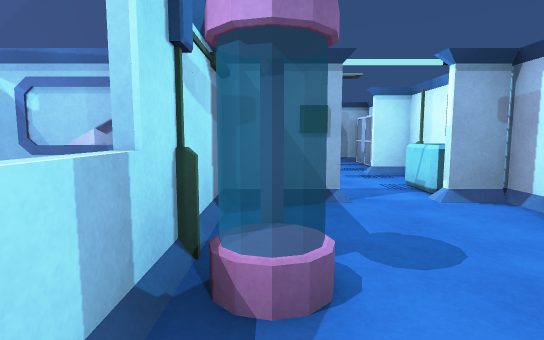
[1] (above)

16 first-person views from a walk through a Unity game level. The camera is 1.2 m above the floor, tilts 6° down and sees 80° across. The floor is counted in squares, 1 m on a side. Each view is taken from the middle of a square. On the plan, view 1 faces up. The plan holds only what a view shows up to about 14 squares ahead; the rest is blank. The place goes on beyond the plan. Some animated figures are left out. Door leaves are left out, so doorways stand open.

[2]
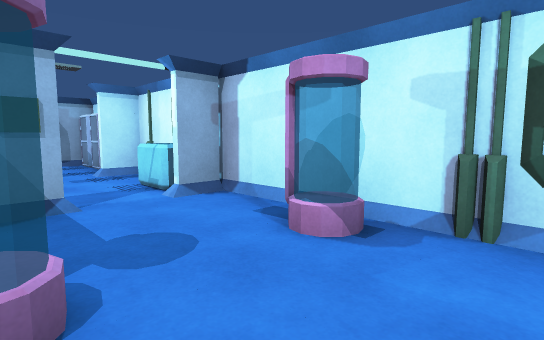

[3]
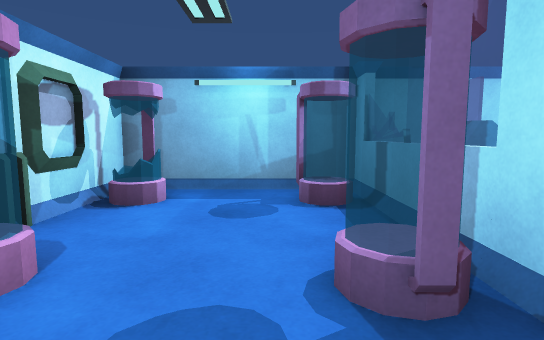

[4]
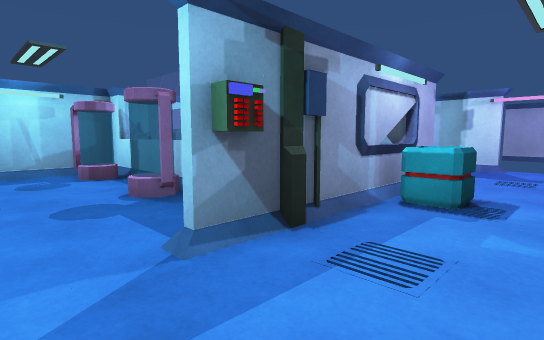

[5]
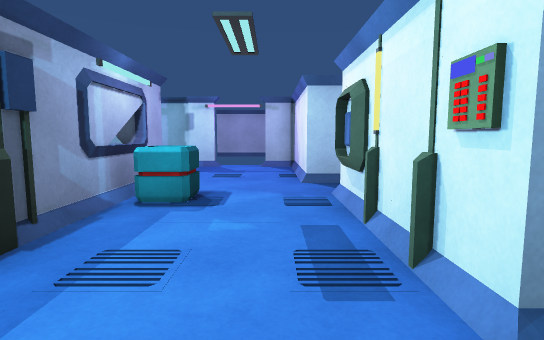

[6]
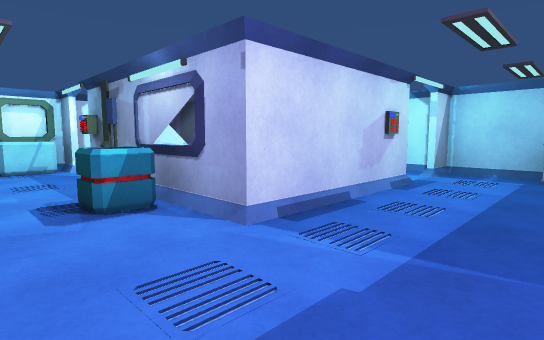

[7]
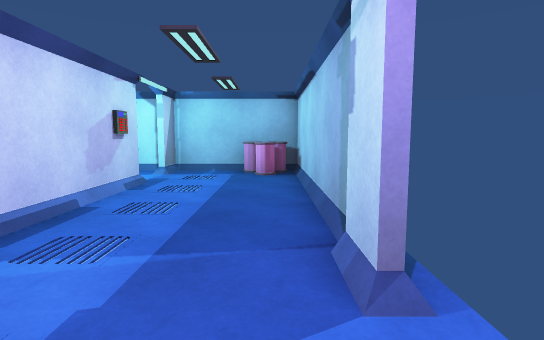

[8]
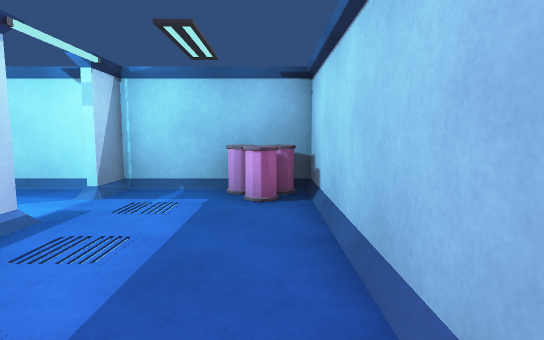

[9]
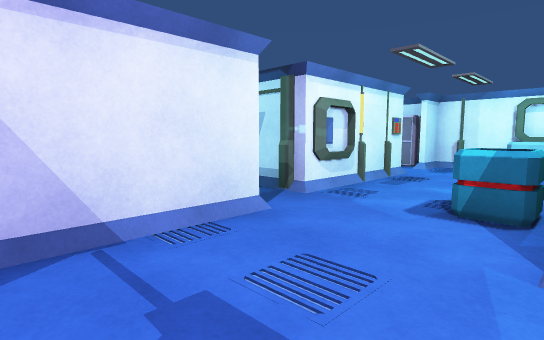

[10]
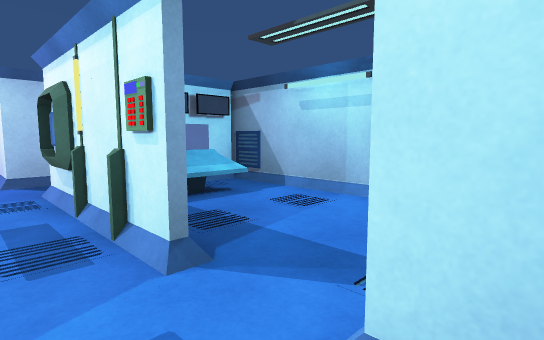

[11]
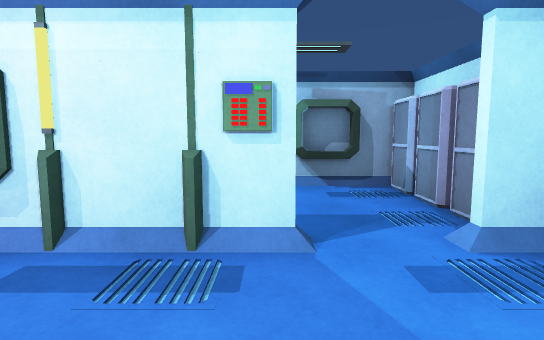

[12]
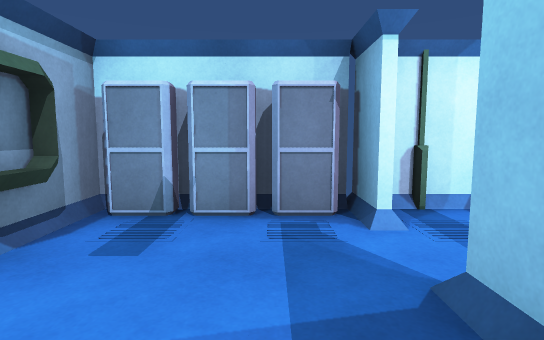

[13]
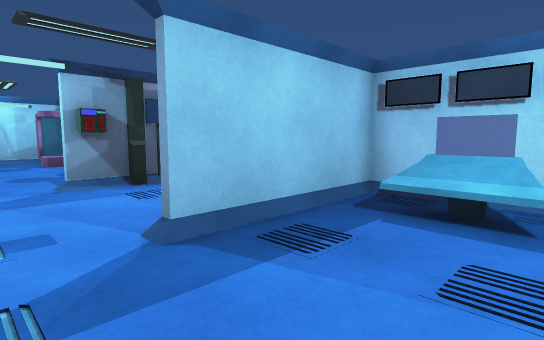

[14]
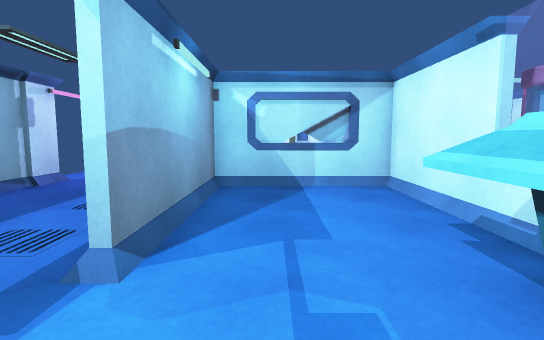

[15]
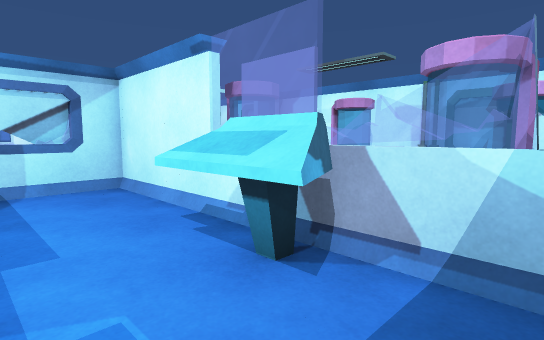

[16]
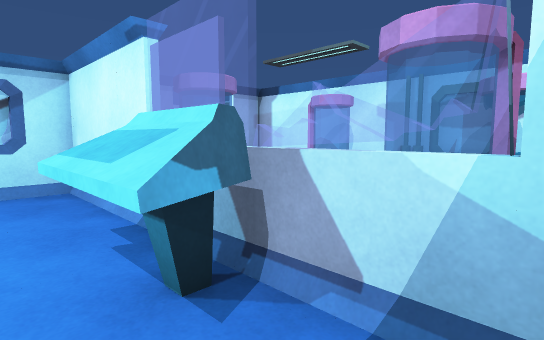

### Floor plan
Points are (right, up) in squares from view 1. A wall is a line through its corners. A room is listed if a view was taken in it or the views show most of it. See-through windows are left out.
Room 1 (views 1, 2, 3)
walls: (1.4, 5.9) (-1, 5.9); (4.4, 5.9) (3.1, 5.9); (-0.9, 6.2) (-0.9, -2.4) (4.4, -2.4) (4.4, 6)
low walls: (4.2, -0.5) (4.2, 0.2)
ways out: open door at (2.5, 6) to room 2
objects: other object (0, -1); other object (0, 2) to (0, 3); other object (3, -1); other object (3, 3) to (4, 3)
Room 2 (views 4, 5, 6, 7, 8, 9, 10, 11)
walls: (-4.7, 6.1) (-4.4, 6.1); (-4.4, 5.9) (-3, 5.9); (-9.9, 6.9) (-9.9, -2.4) (-5.6, -2.4) (-5.6, -1.1); (-5.6, 0.6) (-5.6, 6.1) (1.4, 6.1); (-5.4, 11) (-5.4, 9.9) (-9.9, 9.9) (-9.9, 8.8); (0.5, 6.4) (1, 6.4); (1.4, 10.4) (-3.6, 10.4); (3.1, 6.1) (4.2, 6.1); (4.4, 6) (4.4, 10.4) (3.1, 10.4)
low walls: (-9.7, 6.9) (-9.7, 5.8)
ways out: open door at (2.5, 6) to room 1; open door at (2.5, 10.5) to room 3; open door at (-5.5, -0.5) to room 4; open door at (-10, 7.5)
objects: other object (-9, -2); other object (-9, -1); other object (-8, -2); crate (-4, 7) to (-3, 7); crate (3, 7) to (4, 8)
Room 3 (views 12, 13)
walls: (3.1, 10.6) (4.4, 10.6) (4.4, 14.9) (-3.4, 14.9) (-3.4, 10.6) (1.2, 10.6)
low walls: (3.1, 14.7) (2.9, 14.6) (1.7, 14.6)
ways out: open door at (2.5, 10.5) to room 2
objects: console (-2, 12) to (-2, 14); locker (4, 11) to (4, 12); locker (4, 13); locker (4, 14)
Room 4 (views 14, 15, 16)
walls: (-1.8, 5.9) (-2.1, 5.8); (-2.1, 6.1) (-3.4, 6.1); (-1, 5.9) (-5.4, 5.9) (-5.4, 0.6); (-1.1, -2) (-1.1, 6); (-5.1, -2.4) (-1.2, -2.4)
ways out: open door at (-5.5, -0.5) to room 2
objects: console (-2, -1) to (-2, 1)

Positions as (right, up) in squares from view 1, and headings:
1: (0, 0), facing up
2: (0, 0), facing up-right
3: (1, 5), facing down
4: (3, 9), facing down-left
5: (3, 9), facing left
6: (-9, 9), facing down-right
7: (-9, 9), facing down
8: (-9, 5), facing down
9: (-9, 6), facing up-right
10: (4, 9), facing up-left
11: (1, 7), facing up
12: (-1, 12), facing right
13: (3, 14), facing down-left
14: (-4, -2), facing up
15: (-4, -2), facing up-right
16: (-3, -2), facing up-right
